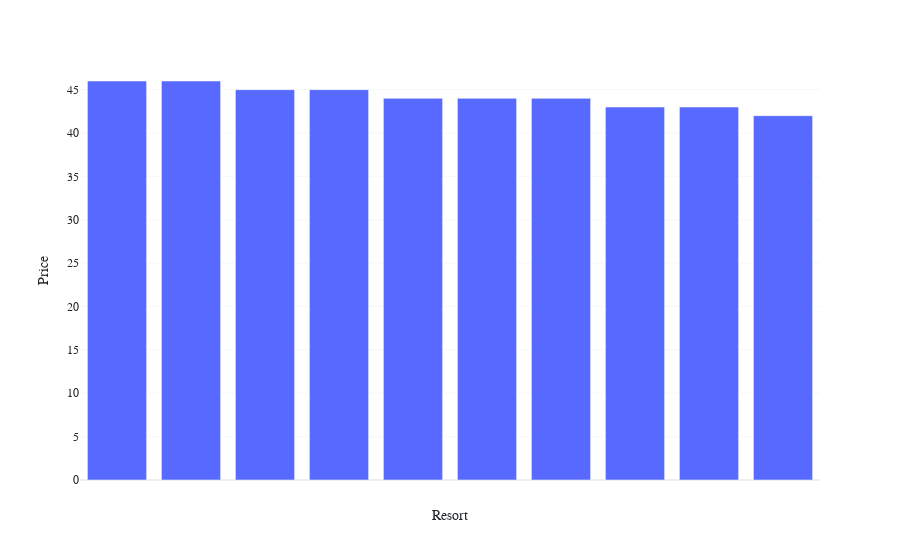

Source (notebook cell):
### Code cell
metric = "Price"
country = "Norway"
continent = "Europe"
df_bar = resorts.query("Country == @country").sort_values(by = metric, ascending = False).head(10)
df_bar
    
title2 = f"Top 10 resorts in {country} based on {metric}"
title2

figure2 = (px.bar(df_bar,
              x = "Resort",
              y = metric).update_xaxes(tickfont=dict(color="rgba(0,0,0,0)")))

figure2

### Figure 1 — Plotly figure (JSON) as saved in the notebook; plotly's stock layout.template omitted (floating-point values rounded to 4 significant figures)
{"data": [{"alignmentgroup": "True", "hovertemplate": "Resort=%{x}<br>Price=%{y}<extra></extra>", "legendgroup": "", "marker": {"color": "#5769fe", "pattern": {"shape": ""}}, "name": "", "offsetgroup": "", "orientation": "v", "showlegend": false, "textposition": "auto", "type": "bar", "x": ["Hemsedal", "Trysil", "Hafjell", "Kvitfjell", "Geilosiden Geilo", "Oppdal", "Myrkdalen", "Voss", "Ga?la?", "Fonna Glacier"], "xaxis": "x", "y": [46, 46, 45, 45, 44, 44, 44, 43, 43, 42], "yaxis": "y"}], "layout": {"barmode": "relative", "legend": {"tracegroupgap": 0}, "margin": {"t": 60}, "xaxis": {"anchor": "y", "domain": [0, 1], "tickfont": {"color": "rgba(0,0,0,0)"}, "title": {"text": "Resort"}}, "yaxis": {"anchor": "x", "domain": [0, 1], "title": {"text": "Price"}}}}
